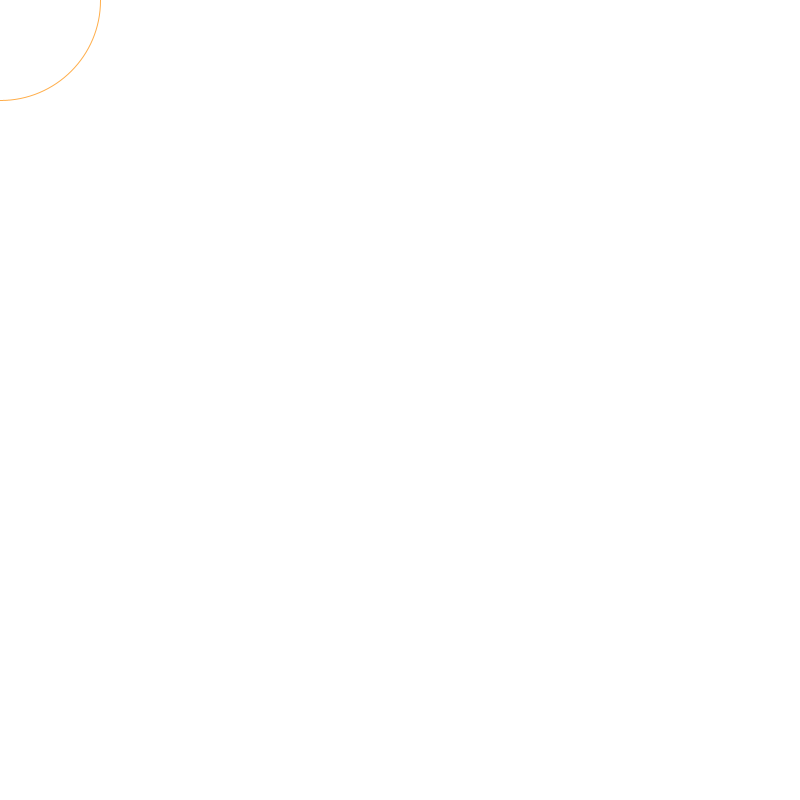
Frame 1 (no input)
Frame 60 (the mouse pressed at the canvas centre just before this capture): identical to frame 1, image omitted
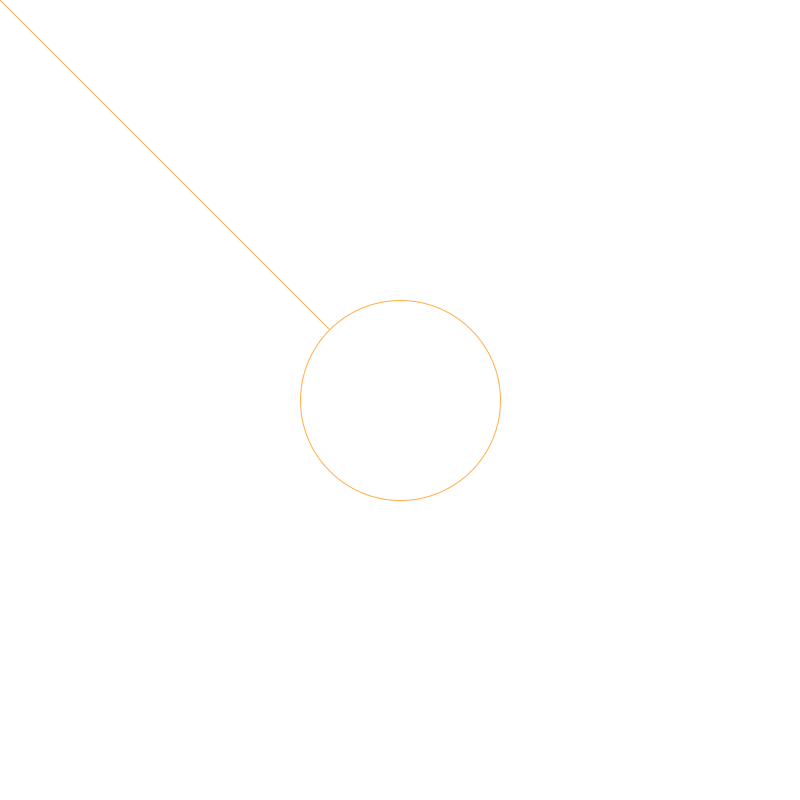
Frame 120 (the mouse held since frame 60 and released just before this capture)

The Processing sketch that drew these frames (run headless with seeded random() and noise(); from frame 60 on, the mouse is pressed at the canvas centre):

// Processing sketch: tutorial_2
// ── tutorial_2.pde
//how to start any dynamic sketch
//the code in setup{} runs one time
void setup() {
  size (800, 800);
}

//the code in draw{} runs continously until you stop the sketch
void draw() {
  background (#ffffff);
  stroke (#FFAE4B);
  //line (0, 0, 400, 400);
  //mouseX, mouseY makes this follow your mouse
  line (0, 0, mouseX, mouseY);
  
  // drawing an ellipse to follow your mouse
  ellipse (mouseX, mouseY, 200, 200);
  

}
